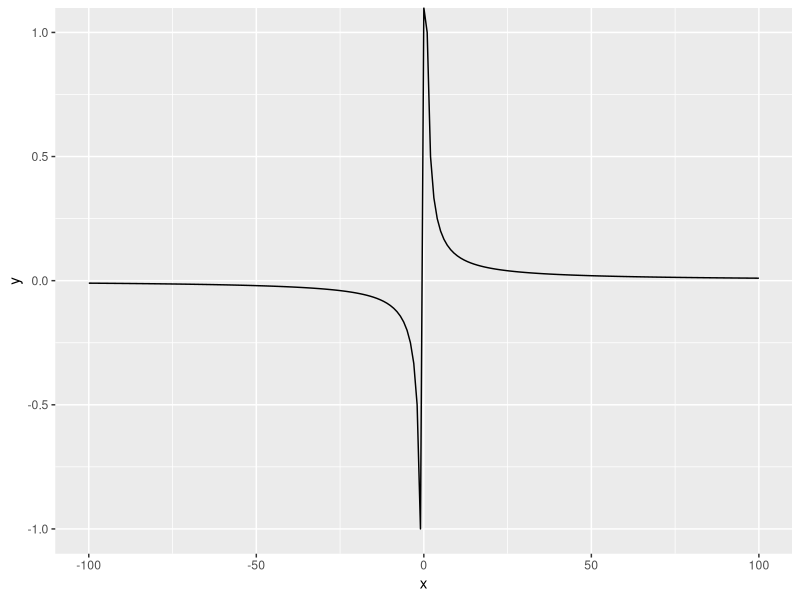

The R script that drew this image:
library(ggplot2)

x <- -100:100
y <- 1/x

df <- data.frame(x)

ggplot(data = df) +
       aes(x=x, y=y) +
       geom_line()
